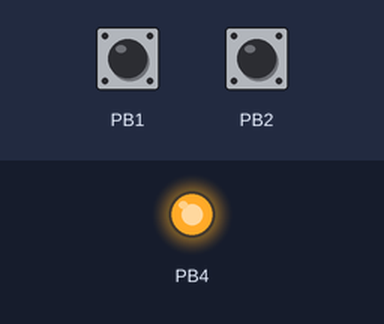
The program below on a simulated ATtiny45, built with avr-gcc and emulated at 1 MHz. On the bench: output pins drawn as LEDs (lit = HIGH). Dashed ring = blinking. The inputs (shaded band) are chosen by the test bench; at power-on: PB2 HIGH, PB1 HIGH.

Above: at 1.2 s.
1.3 s: PB2 pulsed LOW 5 times (0.12 s each, 0.3 s apart)
At 2.0 s:
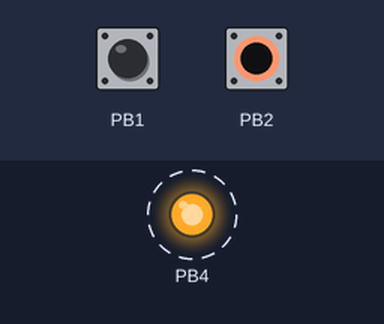
Timing chart, 0 to 4.3 s (numbered marks = the images above; inputs shaded):
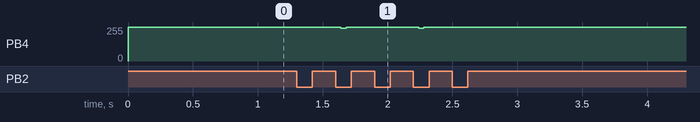

The program:

main.c
```c
/*
 *                       ATMEL ATTINY 25/45/85. Ich habe 45er
 *
 *                                     +-\/-+
 * PCINT5 !RESET dW         ADC0 PB5  1|    |8  VCC
 * PCINT3 XTAL1  CLKI !OC1B ADC3 PB3  2|    |7  PB2 SCK  USCK SCL ADC1 T0    INT0 PCINT2
 * PCINT4 XTAL2  CLKO  OC1B ADC2 PB4  3|    |6  PB1 MISO DO       AIN1 OC0B  OC1A PCINT1
 *                               GND  4|    |5  PB0 MOSI DI   SDA AIN0 OC0A !OC1A PCINT0 AREF
 *                                     +----+
 */

//#define IR_PIN PINDEF(B, 2)	//in ir.h
//#define RX_PIN PINDEF(B, 1)	//in uart_attiny.h
//#define TX_PIN PINDEF(B, 4)	//in uart_attiny.h

#include <util/delay.h>
#include <avr/interrupt.h>
#include "uart_attiny.h"
#include "print.h"
#include "ir.h"
#include "pin.h"

int main(void) {

union _erg {
	uint8_t ergAr[4];
	uint32_t erg32;
} dataMain;

	initUartSoft(9600);
	setupIR();
	resetRepeatData();
	clearData();
	sei();


	while(1) {
		if(getNewIR()) {
			dataMain.erg32 = getData();
			if ((dataMain.ergAr[0] == 0) && (dataMain.ergAr[1] == 255))
				//~ sendDat(dataMain.ergAr[0]);
				//~ sendDat(dataMain.ergAr[1]);
				sendDat('D');
				sendDat(dataMain.ergAr[2]);
				sendDat('\n');
				//~ sendDat(dataMain.ergAr[3]);
				//~ out("%d, %d\n", dataMain.ergAr[2], dataMain.ergAr[3]);
			resetNewIR();
			clearData();	//löscht data in ir.c!!!
		}
		else if(getRepeatData()) {
			sendDat('R');
			sendDat(dataMain.ergAr[2]);
			sendDat('\n');
			resetRepeatData();
		}

		//schlafen();

	}

}
```

ir.c
```c
/*
 * Die Pulse bestehen aus hochfrequenten Rechtecken (38kHz, 1:4), die im Encoder mittels Bandpass in "ein" Rechteck gewandelt werden.
 * Die Nachricht beginnt mit einem AGC-Puls gefolgt von einem Zwischenraum.
 * Es wird Puls-Distance-Dekoding benutzt, d.h. ein Bit beginnt mit einem HIGH fester Länge und einer variablen Länge LOW,
 * je nachdem ob eine 1 oder eine 0 dargestellt wird. Am Ende der Nachricht wird ein weiter letzter Puls gesendet.
 *
 * Es wird eine 16-bit Adresse und ein 16-bit Komando(Taste) übermittelt, beide LSB. Bei NEC sind die Komandos aber nur 8-bit lang,
 * d.h. man kann die letzten 8 Bits ignorieren.
 *
 * Protocol=NEC upd6122-chip Address=0x0 32 bits LSB first
 *
 * Frequenz 	    36 kHz / 38 kHz(!)
 * Kodierung 	  	Pulse Distance
 * Frame 	      	1 Start-Bit + 32 Daten-Bits + 1 Stop-Bit
 * Daten NEC 	  	8 Adress-Bits + 8 invertierte Adress-Bits + 8 Kommando-Bits + 8 invertierte Kommando-Bits
 * Daten ext.NEC 	16 Adress-Bits + 8 Kommando-Bits + 8 invertierte Kommando-Bits
 * Bit-Order 	  	LSB first
 *
 * Bei fallender Flanke und ATmega, 1000000Hz, Prescale 1, OSC = 115
 * Start-bit: 9ms
 * Pause:			4,5ms
 * =					13,5ms	Count 119
 * 0-bit: 		0,5625ms
 * Pause:			0,5625ms
 * =					1,125ms	Count 10
 * 1-bit: 		0,5625ms
 * Pause:			1,6875ms
 * =					2,25ms	Count 20
 * stop: 			0,5625ms
 *
 * Wiederholung
 * Start-bit: 9ms
 * Pause:			2,25ms
 * =					11,25ms		Count 99
 * Stop: 			0,5625ms
 *
 *
 * IR-Empfänger mit internem TiefPass an INT0-Pin PB2
 */

#include <avr/interrupt.h>
#include <avr/io.h>
#include "ir.h"
#include "print.h"
#include "uart_attiny.h"

#define ENDE_IR			0
#define BIT_IR 			1
#define BIT_START 	2

#define LAENGE_START 						119
#define LAENGE_WIEDERHOLUNG 		99
#define IF_START_WIEDERHOLUNG 	109	//LAENGE_START + LAENGE_WIEDERHOLUNG / 2

#define LAENGE_BIT_1 		20
#define LAENGE_BIT_0 		10
#define IF_BIT_1_BIT_0 	15 //LAENGE_BIT_1 + LAENGE_BIT_0 / 2

static volatile uint16_t ti = 0;
static volatile uint8_t newIR = 0;
static volatile uint8_t repeatData = 0;
static volatile uint8_t maske = 1;
static volatile uint8_t bitA = 0;
static volatile uint8_t bitB = 0;
static volatile uint8_t t = 0;
static volatile uint8_t status = ENDE_IR;

union {
	uint8_t ergAr[4];
	uint32_t erg32;
} data;

void setupTimer0();
void setupInt0();
void startTimer0();
void stopTimer0();
void setNewIR();
void setRepeatData();
uint16_t getTime();

void setupIR() {
	setInputPullup(IR_PIN);
	setupInt0();
	setupTimer0();
}

void setupInt0() {
	MCUCR |= 1 << ISC01;
	GIMSK |= 1 << INT0;
}

void setupTimer0() {
	TCCR0A = 1 << WGM01;
	TIMSK |= 1 << OCIE0A;  // Enable output compare interrupt
  stopTimer0();
  OCR0A = 115;
}

void stopTimer0() {
	TCCR0B &= ~((1 << CS02) | (1 << CS01) | (1 << CS00));
}

void startTimer0() {

	TCCR0B = (1 << CS00);
}

void clearData() {
	data.erg32 = 0;
}

uint32_t getData() {
	return data.erg32;
}

uint8_t getNewIR() {
	return newIR;
}

void resetNewIR() {
	newIR = 0;
}

void setNewIR() {
	newIR = 1;
}

void setRepeatData() {
	repeatData = 1;
}

void resetRepeatData() {
	repeatData = 0;
}

uint8_t getRepeatData() {
	return repeatData;
}

ISR(TIMER0_COMPA_vect){
	ti++;
}

ISR(INT0_vect){
	switch (status) {

		case ENDE_IR:
			startTimer0();
			ti = 0;
			bitA = 0;
			bitB = 0;
			status = BIT_IR;
			break;

		case BIT_IR:				//erstes Datenbit beginnt hier
			t = ti;
			ti = 0;
			status = BIT_START;
			if (t < IF_START_WIEDERHOLUNG)	{		//Wiederholung erkannt, Beginn Stopbit
				status = ENDE_IR;
				setRepeatData();
				stopTimer0();
			}
			break;

		case BIT_START:			//zweites Bit beginnt hier
			t = ti;						//Auswertung des ersten Bit
			ti = 0;
			if (t > IF_BIT_1_BIT_0)
				data.ergAr[bitB] |= maske;
			maske <<= 1;
			bitA++;
			if (bitA == 8) {	//data.ergAr[0,1,2] ist voll
				maske = 1;
				bitA = 0;
				bitB++;
			}
			if (bitB == 4) {	//data.ergAr[3] ist voll, Stopbit hat begonnen
				maske = 1;
				bitA = 0;
				bitB = 0;
				status = ENDE_IR;
				stopTimer0();
				setNewIR();
			}
			break;
	}
}
```

ir.h
```c
#ifndef IR_H
#define IR_H

#include "pin.h"

#define IR_PIN PINDEF(B, 2)	//Muss eingestellt werden

void setupIR();
void resetNewIR();
void clearData();
uint32_t getData();
uint8_t getNewIR();
uint8_t getRepeatData();
void resetRepeatData();

#endif	//IR_H
```

pin.h
```c
/*
   https://forum.arduino.cc/t/projekt-schnelle-digital-eingabe-ausgabe/358506/8
   Dank an combie für das Makro PINDEF(PORTNR,PINNR), die Art der Parameterliste und static- und inline-Sachen!

   Benutzung von pin.h:

   #include "pin.h"

//defines am besten in z.B. spi_soft.h oder uart_soft.h
   #define MOSI_PIN PINDEF(B, 0) //PORTB0
   #define MISO_PIN PINDEF(B, 1) //PORTB1
   #define CLK_PIN  PINDEF(D, 7) //PORTD7
   #define CS_PIN   PINDEF(B, 3) //PORTB3

*/

#ifndef PIN_H
#define PIN_H

#include <stdint.h>
#include <avr/io.h>

static __attribute__((unused)) uint8_t maske_ = 1;

#define PINDEF(PORTNR, PINNR) &DDR##PORTNR, &PORT##PORTNR, &PIN##PORTNR, maske_<< PINNR

#define PARAMETERLISTE \
  volatile __attribute__((unused)) uint8_t *DDR, \
  volatile __attribute__((unused)) uint8_t *PORT, \
  volatile __attribute__((unused)) uint8_t *PIN,  \
  volatile __attribute__((unused)) uint8_t maske_

static inline uint8_t getPin(PARAMETERLISTE) {
  return (*PIN & maske_) ? 1 : 0;
}
static inline void setOutput(PARAMETERLISTE) {
  *DDR |= maske_;
}
static inline void setInput(PARAMETERLISTE) {
  *DDR &= ~maske_;
}
static inline void setInputPullup(PARAMETERLISTE) {
  *DDR &= ~maske_;
  *PORT |= maske_;
}
static inline void setTristate(PARAMETERLISTE) {
	*DDR &= ~maske_;
	*PORT &= ~maske_;
}
static inline void setPin(PARAMETERLISTE) {
  *PORT |= maske_;
}
static inline void clrPin(PARAMETERLISTE) {
  *PORT &= ~maske_;
}
static inline void togglePin(PARAMETERLISTE) {
  *PORT ^= maske_;
}

#endif  //PIN_H
```

print.c
```c
/*
 * von http://www.eckart-winkler.de/computer/c/varargs.htm
 *
 * Formatzeichen:
 * %c = Char
 * %s = String
 * %d = Integer
 * char *txt
 *
 * *txt ist der Text in dem Formatzeichen eingebettet sein können,
 * deren Parameter hinter *txt, durch Kommatas separiert, angegeben werden.
 * Beispiel:
 * out("test %c, %s, %d", 'c', "String", 123);
 */

#include <stdint.h>
#include "print.h"
#include "uart_attiny.h"

void out(char *txt, ...) {
  va_list args;
  char *pt;
  char ch;
  char *str;
  int n;
  char back[10];
	char *ph = back;	//ph bekommt die Startadresse von back
	int h;

  va_start(args, txt);  //Parameterabfrage initialisieren
  for (pt = txt; *pt; pt++) {
    if (*pt != '%') {		//Alle Zeichen ausser % ausgeben
			sendDat(*pt);
			continue;
		}
    switch (*(++pt)) {	//Formatkennzeichner abarbeiten
      case 'c':
        ch = (char)va_arg(args, int);
        sendDat(ch);
        break;

      case 's':
        str = (char*)va_arg(args, int*);
        while(*str) {
					sendDat(*str);
					str++;
				}
        break;

      case 'd':
        n = (int)va_arg(args, int);
				if(!n) {					//Gleich null?
					sendDat('0');
					return;
				}
				if(n < 0) {				//Vorzeichen?
					sendDat('-');
					n = -n; 				//Vorzeichen ist geschrieben, jetzt mit dem Betrag weiter arbeiten
				}
				while(n) { 								 	//Ziffern rueckwaerts nach back schreiben
					h = n % 10; 					 		//letzte Ziffer ermitteln, in h speichern
					n = n / 10; 							//letzte Ziffer entfernen
					*ph++ = (char)('0' + h); 	//an char ph übergeben (Ascii 0 + int h = Ascii von Ziffer!!!!). Die Ziffern sind in umgekehrter Reihenfolge in ph!
				}
				while(ph > back) 	//Nun Ziffern ausgeben
					sendDat(*(--ph));
        break;
      case 0:
        return;
      default:
        sendDat(*pt);
        break;
    }
  }
  va_end(args);						//Parameterabfrage beenden und Schluss
  return;
}
```

print.h
```c
#ifndef PRINT_H
#define PRINT_H

#include <stdarg.h>

void out(char *form, ...);

#endif	//PRINT_H
```

uart_attiny.c
```c
#include "uart_attiny.h"
#include "util/delay.h"

uint8_t dataReceived;
static volatile uint8_t newData;
static volatile uint16_t maskeSend;
static volatile uint16_t maskeReceive;
volatile uint8_t isTimer1_Interrupt;
volatile uint8_t isPCINT_Interrupt;

//==============================TIMER1=================================
void setupTimer1();
void startTimer1();
void stopTimer1();
void clearTimer1();
void setOCR();
void setOCRshort();

void setupTimer1(){
	TCCR1 = 0;
	TIMSK |= 1 << OCIE1A;			//Interruptfreigabe
  OCR1A = ORCVAL;						//uart_attiny.h
}

void setOCR() {
	OCR1A = ORCVAL;
}

void setOCRshort() {
	OCR1A = ORCVAL_HALB;
}

void clearTimer1() {
	TCNT1 = 0;
}

void stopTimer1() {
	TCCR1 = 0;
}

void startTimer1() {
	TCCR1 = (1 << CS10);
}

//=====================================================================

void initUartSoft(uint16_t baud) {
	baud *= 1;
	maskeReceive = 1;
	maskeSend = 1;
	setupTimer1();

  setOutput(TX_PIN);
  setInputPullup(RX_PIN);
  setPin(TX_PIN);

	PCINT_PORT_SELECT;	//PCINT von B4 auslösen
	//External PCINT0 interrupt
  //MCUCR = (1 << ISC01);    // Interrupt sense control: Eine fallende Flanke am INT0-Pin löst Interrupt aus

	clearNewData();

	INTERRUPT_PCINT_ENABLE; 	//in main.c?
}

//Es wird TIMER1 an/aus gemacht, sonst keiner (auch global)
void sendDat(uint8_t dat) {
	uint16_t d = (dat << 1) + 512;
	stopTimer1();
	clearTimer1();
	startTimer1();

	for (uint8_t i = 0; i < 10; i++) {
		if (d & maskeSend)
			setPin(TX_PIN);
		else
			clrPin(TX_PIN);
		maskeSend <<= 1;
		isTimer1_Interrupt = 0;
		while (!isTimer1_Interrupt) {asm volatile ("nop" ::);}
		clearTimer1();		// !!!!!!!
	}
  stopTimer1();
  maskeSend = 1;
}

uint8_t isNewData() {
	return newData;
}
void clearNewData() {
	newData = 0;
	dataReceived = 0;
}
uint8_t getNewData() {
	return dataReceived;
}


//Timer1 interrupt service routine.
ISR(TIMER1_COMPA_vect) {
	isTimer1_Interrupt = 1;
}

//PCINT0 interrupt service routine.
ISR(PCINT0_vect) {
	INTERRUPT_PCINT_DISABLE;
	clearTimer1();
	startTimer1();

	for (uint8_t i = 0; i < 9; ++i) {
		isTimer1_Interrupt = 0;
		while (!isTimer1_Interrupt) {asm volatile ("nop" ::);}
		if(getPin(RX_PIN))
			dataReceived |= maskeReceive;
		maskeReceive <<= 1;
	}

	newData = 1;
	isPCINT_Interrupt = 0;
	maskeReceive = 1;
	PCINT_RESET;		//Interrupt-Flag löschen
	INTERRUPT_PCINT_ENABLE;
}
```

uart_attiny.h
```c
#ifndef UART_ATTINY_H
#define UART_ATTINY_H

//#define TEST_ROUTINE

#include <stdint.h>
#include <util/delay.h>
#include <avr/interrupt.h>
#include <avr/io.h>
#include "pin.h"

#define RX_PIN PINDEF(B, 1)	//Muss eingestellt werden!!!!!!!!!!! PCINT1
#define TX_PIN PINDEF(B, 4)	//Muss eingestellt werden!!!!!!!!!!!

//ORCVAL = F_CPU / BAUD_ / PRESCALE
#define BAUD_ 9600	          						//Muss eingestellt werden!!!!!!!!!!!
#define ORCVAL 63         	  						//Muss eingestellt werden!!!!!!!!!!!
#define ORCVAL_HALB (ORCVAL - 40)					//MUSS eingestellt werden!!!!!!!!!!!

//~ #define INTERRUPT_TIMER0_ENABLE 	TIMSK |= (1 << OCIE0A)
//~ #define INTERRUPT_TIMER0_DISABLE 	TIMSK &= ~(1 << OCIE0A)
//~ #define INTERRUPT_TIMER1_ENABLE 	TIMSK |= (1 << OCIE1A)
//~ #define INTERRUPT_TIMER1_DISABLE 	TIMSK &= ~(1 << OCIE1A)
//~ #define INTERRUPT_INT0_ENABLE 		GIMSK |= (1 << INT0)
//~ #define INTERRUPT_INT0_DISABLE 		GIMSK &= ~(1 << INT0)
//~ #define INT0_RESET 								GIFR |= 1 << INTF0
//~ #define INTERRUPT_ALL_DISABLE 		SREG &= ~0x80
//~ #define INTERRUPT_ALL_ENABLE 			SREG |= 0x80
//~ #define TIMER0_STOP 							TCCR0B &= ~((1 << CS02) || (1 << CS01) || (1 << CS00))
//~ #define TIMER0_START 							TCCR0B |= (1 << CS00)				//Muss eingestellt werden!!!!!!!!!!! Prescale
//~ #define TIMER0_RESET 							TCNT0 = 0
#define INTERRUPT_PCINT_ENABLE 		GIMSK |= (1 << PCIE)
#define INTERRUPT_PCINT_DISABLE 	GIMSK &= ~(1 << PCIE)
#define PCINT_RESET 							GIFR |= 1<< PCIF
#define PCINT_PORT_SELECT					PCMSK = 1 << PCINT1					//Muss eingestellt werden!!!!!!!!!!! PCINTn

void initUartSoft(uint16_t baud);
void sendDat(uint8_t dat);

void clearNewData();
uint8_t isNewData();
uint8_t getNewData();
uint8_t ergNr;

#endif //UART_ATTINY_H
```

Measured:
- after the input at 1.3 s, PB4: alternates 255/255 for 0.56 s and 247/255 for 0.04 s, 4 changes in all, then stays 255/255, starting after 0.34 s
